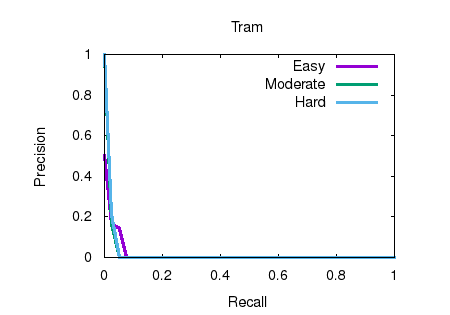

Generate this figure with gnuplot:
set term postscript eps enhanced color font "Helvetica" 20
set output "tram_detection.eps"
set size ratio 0.7
set xrange [0:1]
set yrange [0:1]
set xlabel "Recall"
set ylabel "Precision"
set title "Tram"
plot "tram_detection.txt" using 1:2 title 'Easy' with lines ls 1 lw 5,"tram_detection.txt" using 1:3 title 'Moderate' with lines ls 2 lw 5,"tram_detection.txt" using 1:4 title 'Hard' with lines ls 3 lw 5